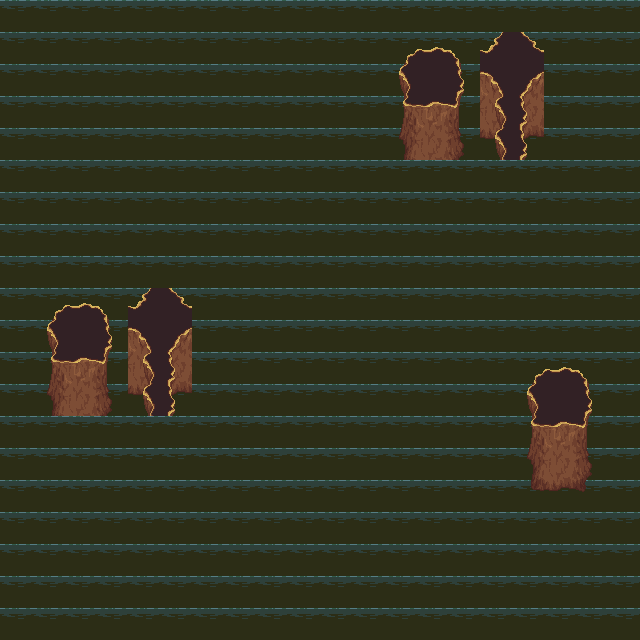

The image is a tile-based game level rendered from a .tmx file. Its description and complete source (layers, tilesets, objects, tile grids) follow:
An orthogonal 20x20 tile map with 32x32 px tiles, 2 tile layers (back, top).

<map version="1.4" tiledversion="1.4.3" orientation="orthogonal" renderorder="right-down" width="20" height="20" tilewidth="32" tileheight="32" infinite="0" nextlayerid="3" nextobjectid="1">
 <tileset firstgid="1" name="terrain_atlas" tilewidth="32" tileheight="32" tilecount="1024" columns="32">
  <image source="terrain_atlas.png" width="1024" height="1024" />
  <tile id="0">
   <properties>
    <property name="collides" type="bool" value="true" />
   </properties>
  </tile>
  <tile id="1">
   <properties>
    <property name="collides" type="bool" value="true" />
   </properties>
  </tile>
  <tile id="2">
   <properties>
    <property name="collides" type="bool" value="true" />
   </properties>
  </tile>
  <tile id="3">
   <properties>
    <property name="collides" type="bool" value="true" />
   </properties>
  </tile>
  <tile id="4">
   <properties>
    <property name="collides" type="bool" value="true" />
   </properties>
  </tile>
  <tile id="32">
   <properties>
    <property name="collides" type="bool" value="true" />
   </properties>
  </tile>
  <tile id="33">
   <properties>
    <property name="collides" type="bool" value="true" />
   </properties>
  </tile>
  <tile id="34">
   <properties>
    <property name="collides" type="bool" value="true" />
   </properties>
  </tile>
  <tile id="35">
   <properties>
    <property name="collides" type="bool" value="true" />
   </properties>
  </tile>
  <tile id="36">
   <properties>
    <property name="collides" type="bool" value="true" />
   </properties>
  </tile>
  <tile id="64">
   <properties>
    <property name="collides" type="bool" value="true" />
   </properties>
  </tile>
  <tile id="65">
   <properties>
    <property name="collides" type="bool" value="true" />
   </properties>
  </tile>
  <tile id="66">
   <properties>
    <property name="collides" type="bool" value="true" />
   </properties>
  </tile>
  <tile id="67">
   <properties>
    <property name="collides" type="bool" value="true" />
   </properties>
  </tile>
  <tile id="68">
   <properties>
    <property name="collides" type="bool" value="true" />
   </properties>
  </tile>
  <tile id="96">
   <properties>
    <property name="collides" type="bool" value="true" />
   </properties>
  </tile>
  <tile id="97">
   <properties>
    <property name="collides" type="bool" value="true" />
   </properties>
  </tile>
  <tile id="98">
   <properties>
    <property name="collides" type="bool" value="true" />
   </properties>
  </tile>
  <tile id="99">
   <properties>
    <property name="collides" type="bool" value="true" />
   </properties>
  </tile>
  <tile id="100">
   <properties>
    <property name="collides" type="bool" value="true" />
   </properties>
  </tile>
 </tileset>
 <layer id="2" name="back" width="20" height="20">
  <data encoding="csv">
78,78,78,78,78,78,78,78,78,78,78,78,78,78,78,78,78,78,78,78,
78,78,78,78,78,78,78,78,78,78,78,78,78,78,78,78,78,78,78,78,
78,78,78,78,78,78,78,78,78,78,78,78,78,78,78,78,78,78,78,78,
78,78,78,78,78,78,78,78,78,78,78,78,78,78,78,78,78,78,78,78,
78,78,78,78,78,78,78,78,78,78,78,78,78,78,78,78,78,78,78,78,
78,78,78,78,78,78,78,78,78,78,78,78,78,78,78,78,78,78,78,78,
78,78,78,78,78,78,78,78,78,78,78,78,78,78,78,78,78,78,78,78,
78,78,78,78,78,78,78,78,78,78,78,78,78,78,78,78,78,78,78,78,
78,78,78,78,78,78,78,78,78,78,78,78,78,78,78,78,78,78,78,78,
78,78,78,78,78,78,78,78,78,78,78,78,78,78,78,78,78,78,78,78,
78,78,78,78,78,78,78,78,78,78,78,78,78,78,78,78,78,78,78,78,
78,78,78,78,78,78,78,78,78,78,78,78,78,78,78,78,78,78,78,78,
78,78,78,78,78,78,78,78,78,78,78,78,78,78,78,78,78,78,78,78,
78,78,78,78,78,78,78,78,78,78,78,78,78,78,78,78,78,78,78,78,
78,78,78,78,78,78,78,78,78,78,78,78,78,78,78,78,78,78,78,78,
78,78,78,78,78,78,78,78,78,78,78,78,78,78,78,78,78,78,78,78,
78,78,78,78,78,78,78,78,78,78,78,78,78,78,78,78,78,78,78,78,
78,78,78,78,78,78,78,78,78,78,78,78,78,78,78,78,78,78,78,78,
78,78,78,78,78,78,78,78,78,78,78,78,78,78,78,78,78,78,78,78,
78,78,78,78,78,78,78,78,78,78,78,78,78,78,78,78,78,78,78,78
</data>
 </layer>
 <layer id="1" name="top" width="20" height="20">
  <data encoding="csv">
0,0,0,0,0,0,0,0,0,0,0,0,0,0,0,0,0,0,0,0,
0,0,0,0,0,0,0,0,0,0,0,0,1,2,3,4,5,0,0,0,
0,0,0,0,0,0,0,0,0,0,0,0,33,34,35,36,37,0,0,0,
0,0,0,0,0,0,0,0,0,0,0,0,65,66,67,68,69,0,0,0,
0,0,0,0,0,0,0,0,0,0,0,0,97,98,99,100,101,0,0,0,
0,0,0,0,0,0,0,0,0,0,0,0,0,0,0,0,0,0,0,0,
0,0,0,0,0,0,0,0,0,0,0,0,0,0,0,0,0,0,0,0,
0,0,0,0,0,0,0,0,0,0,0,0,0,0,0,0,0,0,0,0,
0,0,0,0,0,0,0,0,0,0,0,0,0,0,0,0,0,0,0,0,
0,1,2,3,4,5,0,0,0,0,0,0,0,0,0,0,0,0,0,0,
0,33,34,35,36,37,0,0,0,0,0,0,0,0,0,0,0,0,0,0,
0,65,66,67,68,69,0,0,0,0,0,0,0,0,0,0,1,2,3,0,
0,97,98,99,100,101,0,0,0,0,0,0,0,0,0,0,33,34,35,0,
0,0,0,0,0,0,0,0,0,0,0,0,0,0,0,0,65,66,67,0,
0,0,0,0,0,0,0,0,0,0,0,0,0,0,0,0,97,98,99,0,
0,0,0,0,0,0,0,0,0,0,0,0,0,0,0,0,129,130,131,0,
0,0,0,0,0,0,0,0,0,0,0,0,0,0,0,0,0,0,0,0,
0,0,0,0,0,0,0,0,0,0,0,0,0,0,0,0,0,0,0,0,
0,0,0,0,0,0,0,0,0,0,0,0,0,0,0,0,0,0,0,0,
0,0,0,0,0,0,0,0,0,0,0,0,0,0,0,0,0,0,0,0
</data>
 </layer>
</map>
